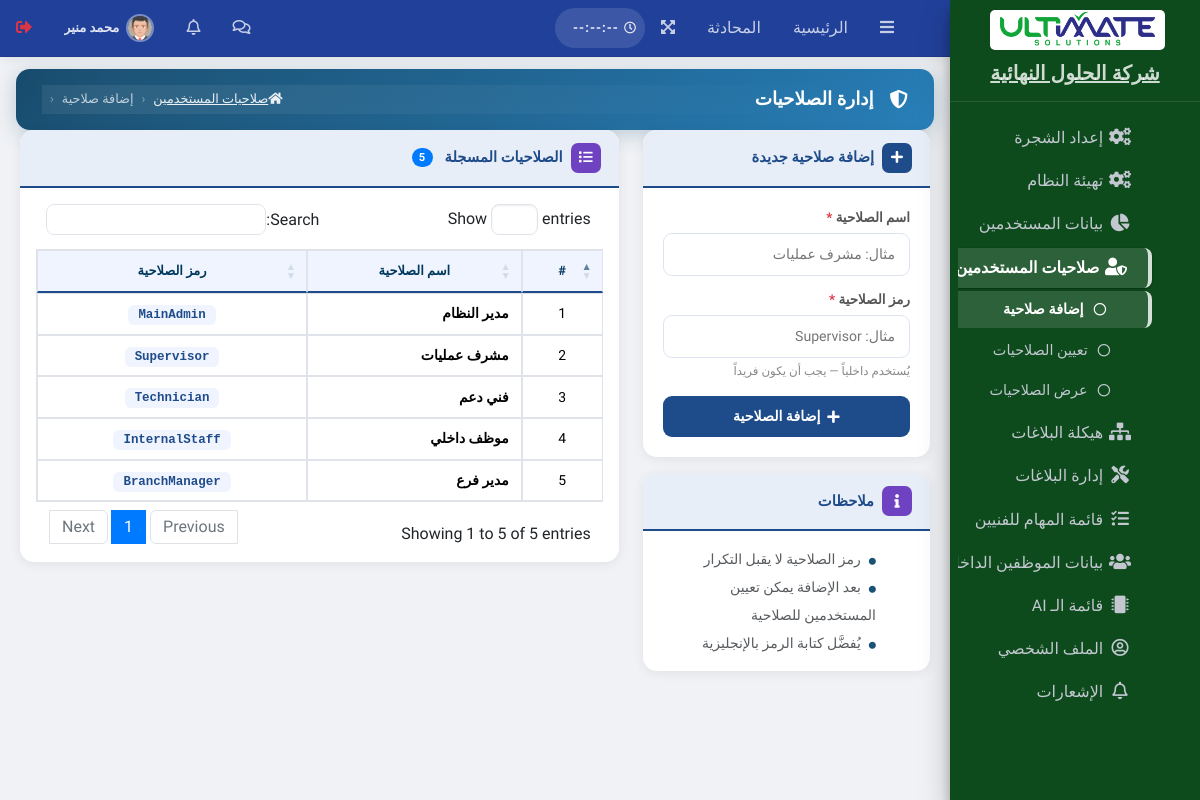
Page /admin/pages/forms/add-role.php (signed in) on the committed database.
### tables this page shows
CREATE TABLE `sys_settings` (
  `id`               INT(11)      NOT NULL AUTO_INCREMENT,
  `system_name`      VARCHAR(255) NOT NULL DEFAULT 'وَصْل',
  `system_name_en`   VARCHAR(255) NOT NULL DEFAULT 'WASL',
  `admin_email`      VARCHAR(255) DEFAULT NULL,
  `contact_number`   VARCHAR(50)  DEFAULT NULL,
  `address`          TEXT         DEFAULT NULL,
  `system_logo`      VARCHAR(255) DEFAULT NULL,
  `cr_number`        VARCHAR(20)  DEFAULT NULL COMMENT 'السجل التجاري للشركة',
  `vat_number`       VARCHAR(15)  DEFAULT NULL COMMENT 'الرقم الضريبي للشركة',
  `maintenance_mode` TINYINT(1)   NOT NULL DEFAULT 0,
  `timezone`         VARCHAR(50)  NOT NULL DEFAULT 'Asia/Riyadh',
  `created_at`       TIMESTAMP    NOT NULL DEFAULT CURRENT_TIMESTAMP,
  `updated_at`       TIMESTAMP    NOT NULL DEFAULT CURRENT_TIMESTAMP ON UPDATE CURRENT_TIMESTAMP,
  PRIMARY KEY (`id`)
);

CREATE TABLE `sys_menu` (
  `id`             INT(11)      NOT NULL AUTO_INCREMENT,
  `title`          VARCHAR(100) NOT NULL,
  `icon`           VARCHAR(60)  NOT NULL DEFAULT 'far fa-circle',
  `link`           VARCHAR(255) NOT NULL DEFAULT '#',
  `parent_id`      INT(11)      NOT NULL DEFAULT 0,
  `permission_key` VARCHAR(100) DEFAULT NULL,
  `sort_order`     INT(11)      NOT NULL DEFAULT 0,
  PRIMARY KEY (`id`),
  KEY `idx_parent_id` (`parent_id`)
);

CREATE TABLE `sys_roles` (
  `id`        INT(11)      NOT NULL AUTO_INCREMENT,
  `role_name` VARCHAR(100) NOT NULL COMMENT 'الاسم المعروض بالعربية',
  `role_code` VARCHAR(50)  NOT NULL COMMENT 'الرمز البرمجي بالإنجليزية',
  `description` VARCHAR(500) DEFAULT NULL,
  PRIMARY KEY (`id`),
  UNIQUE KEY `uq_role_code` (`role_code`)
);

### admin/pages/forms/add-role.php (the view, shortened to what this page needs)
<?php
require __DIR__ . "/../../../config/db.php";
$current_user_id = $_SESSION['user_id'] ?? null;
$page_path = "pages/forms/add-role.php";
$can_add = 0;
$menuStmt = $pdo->prepare("SELECT id FROM sys_menu WHERE link = ?");
$menuStmt->execute([$page_path]);
$current_page_id = $menuStmt->fetchColumn() ?? 0;
if ($current_page_id > 0) {
    $accStmt = $pdo->prepare("SELECT can_add FROM user_menu_access WHERE user_id=? AND menu_id=?");
    $accStmt->execute([$current_user_id, $current_page_id]);
    $can_add = (int)($accStmt->fetchColumn() ?: 0);
}
$allRoles = $pdo->query("SELECT * FROM sys_roles ORDER BY id ASC")->fetchAll(PDO::FETCH_ASSOC);
?>
<!DOCTYPE html>
<html lang="ar" dir="rtl">
<head>
<link rel="stylesheet" href="../../plugins/fontawesome-free/css/all.min.css">
<link rel="stylesheet" href="../../dist/css/adminlte.min.css">
<link rel="stylesheet" href="https://cdn.rtlcss.com/bootstrap/v4.2.1/css/bootstrap.min.css">
<link rel="stylesheet" href="../../dist/css/custom.css?v=202606261542">
<link rel="stylesheet" href="https://cdn.datatables.net/1.13.6/css/dataTables.bootstrap4.min.css">
</head>
<body class="hold-transition sidebar-mini layout-fixed">
<div class="wrapper">
<?php include(__DIR__ . '/../../main-header.php'); ?>
<?php include(__DIR__ . '/../../main-sidebar.php'); ?>
<div class="content-wrapper">
<section class="content-header">
    <div class="container-fluid">
        <div class="page-banner">
            <h4><i class="fas fa-shield-alt ml-2"></i>إدارة الصلاحيات</h4>
            <ol class="breadcrumb mb-0">
                <li class="breadcrumb-item"><a href="../../index.php"><i class="fas fa-home"></i></a></li>
                <li class="breadcrumb-item"><a href="#">صلاحيات المستخدمين</a></li>
                <li class="breadcrumb-item active">إضافة صلاحية</li>
            </ol>
        </div>
    </div>
</section>
<section class="content">
<div class="container-fluid">
<div class="row">
    <div class="col-lg-4 col-md-5 mb-4">
        <div class="form-card">
            <div class="card-head">
                <h6><div class="ch-icon"><i class="fas fa-plus"></i></div>إضافة صلاحية جديدة</h6>
            </div>
            <div class="form-body">
                <form method="POST">
                    <div class="f-group">
                        <label class="f-label">اسم الصلاحية <span style="color:#dc3545">*</span></label>
                        <input type="text" name="permission_name" class="f-input" placeholder="مثال: مشرف عمليات" required autocomplete="off">
                    </div>
                    <div class="f-group">
                        <label class="f-label">رمز الصلاحية <span style="color:#dc3545">*</span></label>
                        <input type="text" name="permission_code" class="f-input" placeholder="مثال: Supervisor" required autocomplete="off">
                        <span class="f-hint">يُستخدم داخلياً — يجب أن يكون فريداً</span>
                    </div>
                    <?php if ($can_add): ?>
                    <button type="submit" name="add_permission" class="btn-add"><i class="fas fa-plus"></i>إضافة الصلاحية</button>
                    <?php else: ?>
                    <button type="button" class="btn-add" disabled><i class="fas fa-lock"></i>لا تملك صلاحية الإضافة</button>
                    <?php endif; ?>
                </form>
            </div>
        </div>
        <div class="form-card mt-3">
            <div class="card-head"><h6><div class="ch-icon" style="background:#6f42c1"><i class="fas fa-info"></i></div>ملاحظات</h6></div>
            <div class="form-body" style="padding:14px">
                <ul class="list-unstyled mb-0 small text-muted" style="line-height:2">
                    <li><i class="fas fa-circle text-primary ml-2" style="font-size:.45rem"></i>رمز الصلاحية لا يقبل التكرار</li>
                    <li><i class="fas fa-circle text-primary ml-2" style="font-size:.45rem"></i>بعد الإضافة يمكن تعيين المستخدمين للصلاحية</li>
                    <li><i class="fas fa-circle text-primary ml-2" style="font-size:.45rem"></i>يُفضَّل كتابة الرمز بالإنجليزية</li>
                </ul>
            </div>
        </div>
    </div>
    <div class="col-lg-8 col-md-7 mb-4">
        <div class="list-card">
            <div class="card-head">
                <h6><div class="ch-icon" style="background:#6f42c1"><i class="fas fa-list"></i></div>الصلاحيات المسجلة<span class="badge badge-primary badge-pill mr-1" style="font-size:.7rem"><?= count($allRoles) ?></span></h6>
            </div>
            <div class="card-body p-3">
                <div class="table-responsive">
                    <table id="roleTable" class="table table-hover table-bordered" style="width:100%">
                        <thead><tr><th style="width:55px">#</th><th>اسم الصلاحية</th><th>رمز الصلاحية</th></tr></thead>
                        <tbody>
                            <?php foreach ($allRoles as $i=>$r): ?>
                            <tr><td><?= $i+1 ?></td>
                                <td style="text-align:right;padding-right:16px;font-weight:600"><?= htmlspecialchars($r['role_name']) ?></td>
                                <td><span class="code-badge"><?= htmlspecialchars($r['role_code']) ?></span></td>
                            </tr>
                            <?php endforeach; ?>
                        </tbody>
                    </table>
                </div>
            </div>
        </div>
    </div>
</div>
</div>
</section>
</div>
</div>
</body></html>

### admin/main-sidebar.php (shortened to what this page needs)
<?php
$base_url = (isset($_SERVER['SERVER_NAME']) && str_ends_with($_SERVER['SERVER_NAME'], '.wuaze.com'))
    ? '/admin/'
    : '/UltimatesolutionsCrm/admin/';
$current_page = basename($_SERVER['PHP_SELF']);
$logged_user_id = $_SESSION['user_id'] ?? 0;
$role_code = $_SESSION['role_code'] ?? '';
$systemData = $pdo->query("SELECT system_name, system_logo FROM sys_settings LIMIT 1")->fetch(PDO::FETCH_ASSOC);
$systemName = $systemData['system_name'] ?? "T-LINK";
$permissions = [];
if ($role_code === 'MainAdmin') {
    $all_ids = $pdo->query("SELECT id FROM sys_menu")->fetchAll(PDO::FETCH_COLUMN);
    $permissions = array_fill_keys($all_ids, 1);
} else {
    $stmt = $pdo->prepare("SELECT menu_id FROM user_menu_access WHERE user_id = ? AND can_view = 1");
    $stmt->execute([$logged_user_id]);
    $permissions = array_fill_keys($stmt->fetchAll(PDO::FETCH_COLUMN), 1);
}
$all_menus = $pdo->query("SELECT * FROM sys_menu ORDER BY parent_id ASC, sort_order ASC")->fetchAll(PDO::FETCH_ASSOC);
$menu_tree = [];
foreach ($all_menus as $item) {
    if (isset($permissions[$item['id']])) {
        if ($item['parent_id'] == 0) {
            $menu_tree[$item['id']] = $item;
            $menu_tree[$item['id']]['children'] = [];
        } else {
            if (isset($menu_tree[$item['parent_id']])) {
                $menu_tree[$item['parent_id']]['children'][] = $item;
            }
        }
    }
}
?>
<aside class="main-sidebar sidebar-dark-primary elevation-4"
    style="background-color: <?= $visuals['sidebar_color'] ?? '#1e272e'; ?> !important;">
    <a href="<?= $base_url ?>index.php" class="brand-link text-center">
        <img src="<?= $base_url ?>dist/img/<?= htmlspecialchars($systemData['system_logo'] ?? 'logo-tlink.png'); ?>"
            alt="Logo" class="brand-image  "
            style="float: none; max-height: 40px; background-color: white; padding: 2px; border-radius:5px">
        <span class="brand-text font-weight-bold d-block mt-2"><?= htmlspecialchars($systemName); ?></span>
    </a>
    <div class="sidebar">
        <nav class="mt-3">
            <ul class="nav nav-pills nav-sidebar flex-column nav-child-indent" data-widget="treeview" role="menu"
                data-accordion="false">
                <?php foreach ($menu_tree as $main):
                    $has_sub = !empty($main['children']);
                    $is_open = false;
                    if ($has_sub) {
                        foreach ($main['children'] as $child) {
                            if (basename($child['link']) == $current_page) {
                                $is_open = true;
                                break;
                            }
                        }
                    } else {
                        $is_open = (basename($main['link']) == $current_page);
                    }
                ?>
                    <li class="nav-item <?= ($has_sub && $is_open) ? 'menu-open' : '' ?>">
                        <a href="<?= $has_sub ? '#' : $base_url . $main['link'] ?>"
                            class="nav-link <?= $is_open ? 'active' : '' ?>">
                            <i class="nav-icon <?= htmlspecialchars($main['icon'] ?: 'fas fa-th-large') ?>"></i>
                            <p>
                                <?= htmlspecialchars($main['title']) ?>
                            </p>
                        </a>
                        <?php if ($has_sub): ?>
                            <ul class="nav nav-treeview">
                                <?php foreach ($main['children'] as $sub):
                                    $sub_active = (basename($sub['link']) == $current_page) ? 'active' : '';
                                ?>
                                    <li class="nav-item">
                                        <a href="<?= $base_url . $sub['link'] ?>" class="nav-link <?= $sub_active ?>">
                                            <i class="<?= htmlspecialchars($sub['icon'] ?: 'far fa-circle') ?> nav-icon"
                                                style="font-size: 0.8rem;"></i>
                                            <p><?= htmlspecialchars($sub['title']) ?></p>
                                        </a>
                                    </li>
                                <?php endforeach; ?>
                            </ul>
                        <?php endif; ?>
                    </li>
                <?php endforeach; ?>
            </ul>
        </nav>
    </div>
</aside>

### admin/pages/forms/add-role.php (style rules this page uses)
:root { --p:#1e4b8a;--p-lt:#e8eef8 }
body { direction:rtl;text-align:right;font-family:'Source Sans Pro',Arial,sans-serif;background:#f4f6f9 }
.form-card,.list-card { background:#fff;border-radius:14px;box-shadow:0 2px 12px rgba(0,0,0,.07);overflow:hidden }
.card-head { padding:13px 18px;border-bottom:2px solid var(--p);background:var(--p-lt);display:flex;align-items:center;justify-content:space-between }
.card-head h6 { margin:0;color:var(--p);font-weight:700;font-size:.92rem;display:flex;align-items:center;gap:8px }
.card-head .ch-icon { width:30px;height:30px;border-radius:7px;background:var(--p);color:#fff;display:flex;align-items:center;justify-content:center;font-size:.85rem;flex-shrink:0 }
.form-body { padding:20px }
.f-label { font-weight:600;font-size:.84rem;color:#555;margin-bottom:5px;display:block }
.f-input { width:100%;border:1.5px solid #dde3f0;border-radius:9px;padding:10px 14px;font-size:.88rem;transition:border-color .2s }
.f-group { margin-bottom:14px }
.f-hint { font-size:.74rem;color:#888;margin-top:4px }
.btn-add { width:100%;background:var(--p);color:#fff;border:none;border-radius:9px;padding:10px;font-size:.88rem;font-weight:700;margin-top:4px;cursor:pointer;display:flex;align-items:center;justify-content:center;gap:7px;transition:background .18s }
#roleTable th { background:#f0f4ff;border-bottom:2px solid var(--p)!important;text-align:center }
#roleTable td { vertical-align:middle;text-align:center }
.code-badge { background:#f0f4ff;color:var(--p);border-radius:6px;padding:3px 10px;font-size:.78rem;font-family:monospace;font-weight:700 }

### admin/main-sidebar.php (style rules this page uses)
.main-sidebar { transition: all 0.3s ease-in-out; }
.nav-link.active { background-color: rgba(255, 255, 255, 0.1) !important; border-right: 4px solid #3498db; }
.nav-treeview>.nav-item>.nav-link { padding-right: 2rem !important; font-size: 0.9rem; }
.brand-link { border-bottom: 1px solid rgba(255, 255, 255, 0.1) !important; }
.sidebar { max-height: calc(100vh - 120px); overflow-y: auto; overflow-x: hidden; }

### rows in the picture
sys_settings: system_logo (picture), system_name "شركة الحلول النهائية"
sys_menu: title "إعداد الشجرة"
sys_menu: title "تهيئة النظام"
sys_menu: title "بيانات المستخدمين"
sys_menu: title "صلاحيات…"
sys_menu: title "إضافة صلاحية"
sys_menu: title "تعيين الصلاحيات"
sys_menu: title "عرض الصلاحيات"
sys_menu: title "هيكلة البلاغات"
sys_menu: title "إدارة البلاغات"
sys_menu: title "قائمة المهام للفنيين"
sys_menu: title "بيانات الموظفين…"
sys_menu: title "قائمة الـ AI"
sys_menu: title "الملف الشخصي"
sys_menu: title "الإشعارات"
sys_roles: role_name "مدير النظام", role_code "MainAdmin"
sys_roles: role_name "مشرف عمليات", role_code "Supervisor"
sys_roles: role_name "فني دعم", role_code "Technician"
sys_roles: role_name "موظف داخلي", role_code "InternalStaff"
sys_roles: role_name "مدير فرع", role_code "BranchManager"

### other values in the picture
$userName "محمد منير"
count($allRoles) "5"
